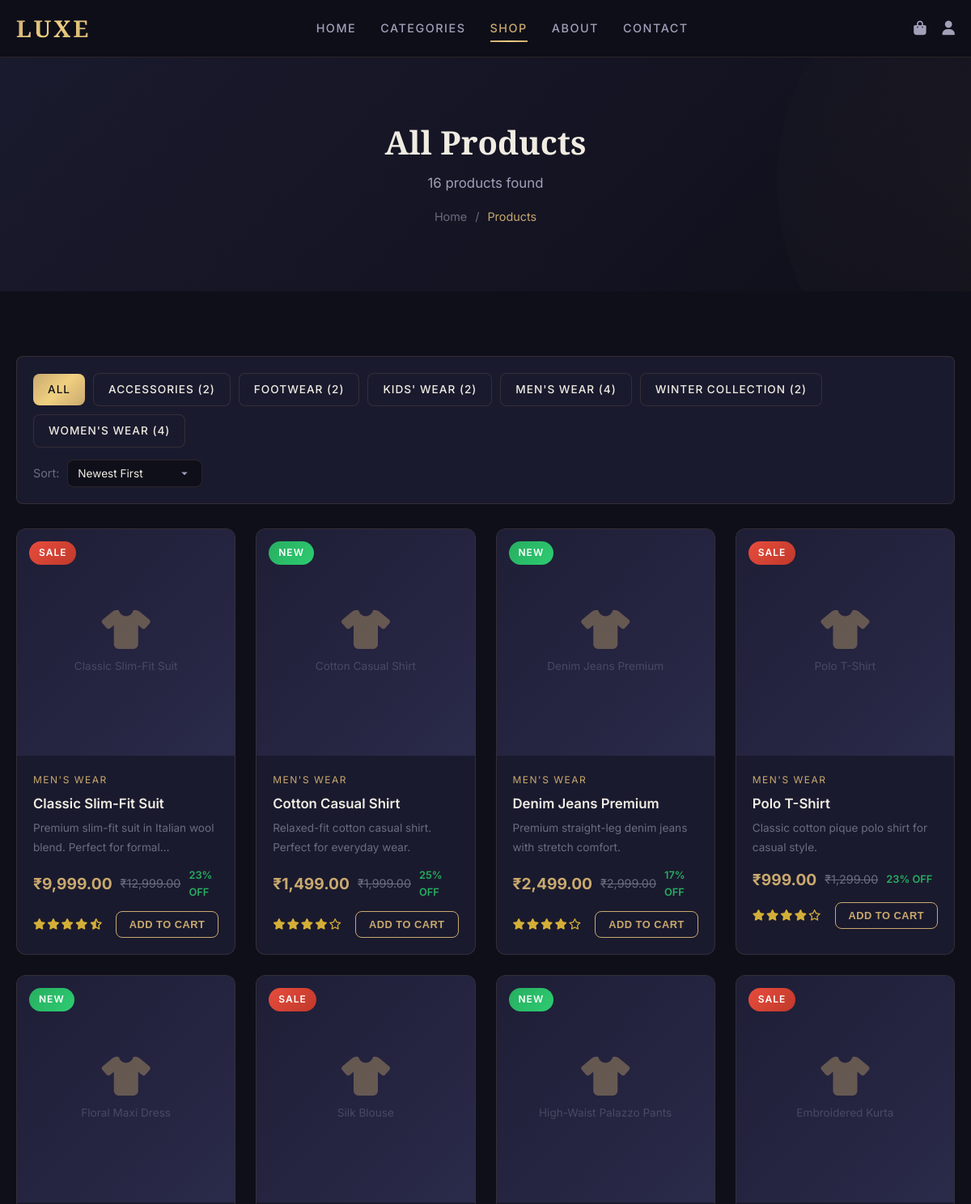
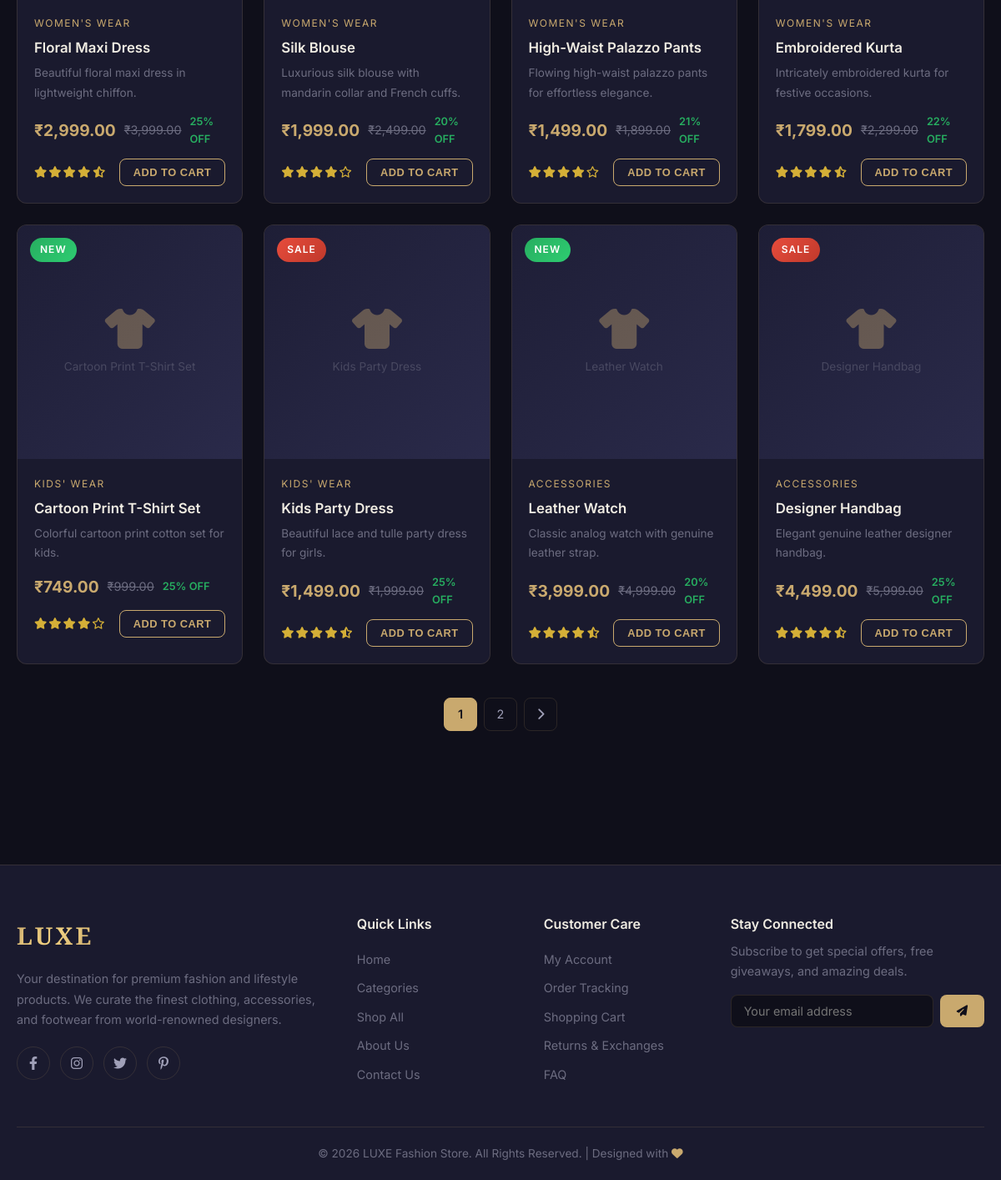
Screenshot of /pages/products.php with the database file from the repository (2 pictures, top to bottom).
### tables this page shows
CREATE TABLE IF NOT EXISTS categories (
    id INT AUTO_INCREMENT PRIMARY KEY,
    name VARCHAR(100) NOT NULL,
    image VARCHAR(255),
    description TEXT,
    status ENUM('active', 'inactive') DEFAULT 'active',
    created_at TIMESTAMP DEFAULT CURRENT_TIMESTAMP,
    updated_at TIMESTAMP DEFAULT CURRENT_TIMESTAMP ON UPDATE CURRENT_TIMESTAMP
);

CREATE TABLE IF NOT EXISTS products (
    id INT AUTO_INCREMENT PRIMARY KEY,
    category_id INT NOT NULL,
    name VARCHAR(200) NOT NULL,
    image VARCHAR(255),
    price DECIMAL(10, 2) NOT NULL,
    discount_price DECIMAL(10, 2) DEFAULT NULL,
    description TEXT,
    short_description VARCHAR(500),
    specifications TEXT,
    stock_quantity INT DEFAULT 0,
    rating DECIMAL(2, 1) DEFAULT 0.0,
    is_featured TINYINT(1) DEFAULT 0,
    is_new TINYINT(1) DEFAULT 0,
    status ENUM('active', 'inactive') DEFAULT 'active',
    created_at TIMESTAMP DEFAULT CURRENT_TIMESTAMP,
    updated_at TIMESTAMP DEFAULT CURRENT_TIMESTAMP ON UPDATE CURRENT_TIMESTAMP,
    FOREIGN KEY (category_id) REFERENCES categories(id) ON DELETE CASCADE
);

### pages/products.php (the view, shortened to what this page needs)
<?php
require_once '../includes/header.php';
$categoryId = isset($_GET['category']) ? intval($_GET['category']) : 0;
$sort = isset($_GET['sort']) ? sanitize($_GET['sort']) : 'newest';
$where = "WHERE p.status = 'active'";
$orderBy = "ORDER BY p.created_at DESC";
$perPage = 12;
$page = isset($_GET['page']) ? max(1, intval($_GET['page'])) : 1;
$offset = ($page - 1) * $perPage;
$countQuery = "SELECT COUNT(*) as total FROM products p $where";
$stmt = $conn->prepare($countQuery);
$stmt->execute();
$totalProducts = $stmt->get_result()->fetch_assoc()['total'];
$totalPages = ceil($totalProducts / $perPage);
$query = "SELECT p.*, c.name as category_name FROM products p JOIN categories c ON p.category_id = c.id $where $orderBy LIMIT $perPage OFFSET $offset";
$stmt = $conn->prepare($query);
$stmt->execute();
$products = $stmt->get_result();
$categoryName = 'All Products';
$allCats = $conn->query("SELECT c.*, COUNT(p.id) as product_count FROM categories c LEFT JOIN products p ON c.id = p.category_id AND p.status = 'active' WHERE c.status = 'active' GROUP BY c.id ORDER BY c.name");
?>
<div class="page-hero">
    <div class="container">
        <h1><?php echo htmlspecialchars($categoryName); ?></h1>
        <p><?php echo $totalProducts; ?> product<?php echo $totalProducts !== 1 ? 's' : ''; ?> found</p>
        <div class="breadcrumb">
            <a href="<?php echo SITE_URL; ?>">Home</a>
            <span>/</span>
            <?php if ($categoryId > 0): ?>
                <a href="<?php echo SITE_URL; ?>/pages/products.php">Products</a>
                <span>/</span>
                <span class="current"><?php echo htmlspecialchars($categoryName); ?></span>
            <?php else: ?>
                <span class="current">Products</span>
            <?php endif; ?>
        </div>
    </div>
</div>
<section class="section-padding">
    <div class="container">
        <div style="display: flex; align-items: center; justify-content: space-between; flex-wrap: wrap; gap: 15px; margin-bottom: 30px; padding: 20px; background: var(--dark-card); border: 1px solid var(--border); border-radius: var(--radius-sm);">
            <div style="display: flex; align-items: center; gap: 10px; flex-wrap: wrap;">
                <a href="<?php echo SITE_URL; ?>/pages/products.php" class="btn btn-sm <?php echo $categoryId === 0 ? 'btn-primary' : 'btn-dark'; ?>">All</a>
                <?php while ($c = $allCats->fetch_assoc()): ?>
                    <a href="<?php echo SITE_URL; ?>/pages/products.php?category=<?php echo $c['id']; ?><?php echo $sort !== 'newest' ? '&sort=' . $sort : ''; ?>" class="btn btn-sm <?php echo $categoryId === intval($c['id']) ? 'btn-primary' : 'btn-dark'; ?>">
                        <?php echo htmlspecialchars($c['name']); ?> (<?php echo $c['product_count']; ?>)
                    </a>
                <?php endwhile; ?>
            </div>
            <div style="display: flex; align-items: center; gap: 10px;">
                <label style="color: var(--text-muted); font-size: 0.9rem;">Sort:</label>
                <select class="form-control" style="width: auto; padding: 8px 35px 8px 12px; font-size: 0.85rem;" onchange="window.location.href = this.value;">
                    <option value="<?php echo SITE_URL; ?>/pages/products.php?<?php echo $categoryId ? 'category=' . $categoryId . '&' : ''; ?>sort=newest" <?php echo $sort === 'newest' ? 'selected' : ''; ?>>Newest First</option>
                </select>
            </div>
        </div>
        <?php if ($products->num_rows > 0): ?>
        <div class="products-grid">
            <?php while ($product = $products->fetch_assoc()): ?>
            <div class="product-card">
                <div class="product-image">
                    <div class="product-img-placeholder">
                        <i class="fas fa-tshirt"></i>
                        <span><?php echo htmlspecialchars($product['name']); ?></span>
                    </div>
                    <?php if ($product['is_new']): ?>
                        <span class="product-badge badge-new">New</span>
                    <?php elseif ($product['discount_price']): ?>
                        <span class="product-badge badge-sale">Sale</span>
                    <?php elseif ($product['is_featured']): ?>
                        <span class="product-badge badge-featured">Featured</span>
                    <?php endif; ?>
                </div>
                <div class="product-info">
                    <div class="product-category-tag"><?php echo htmlspecialchars($product['category_name']); ?></div>
                    <h3><a href="<?php echo SITE_URL; ?>/pages/product_detail.php?id=<?php echo $product['id']; ?>"><?php echo htmlspecialchars($product['name']); ?></a></h3>
                    <p class="short-desc"><?php echo htmlspecialchars($product['short_description']); ?></p>
                    <div class="product-price">
                        <span class="current-price"><?php echo formatPrice($product['discount_price'] ?: $product['price']); ?></span>
                        <?php if ($product['discount_price']): ?>
                            <span class="original-price"><?php echo formatPrice($product['price']); ?></span>
                            <span class="discount-percent"><?php echo round((($product['price'] - $product['discount_price']) / $product['price']) * 100); ?>% OFF</span>
                        <?php endif; ?>
                    </div>
                    <div class="product-footer">
                        <?php echo renderStars($product['rating']); ?>
                        <button class="add-cart-btn" onclick="addToCart(<?php echo $product['id']; ?>)">Add to Cart</button>
                    </div>
                </div>
            </div>
            <?php endwhile; ?>
        </div>
        <?php if ($totalPages > 1): ?>
        <div class="pagination">
            <?php for ($p = 1; $p <= $totalPages; $p++): ?>
                <?php if ($p === $page): ?>
                    <span class="active"><?php echo $p; ?></span>
                <?php else: ?>
                    <a href="?<?php echo $categoryId ? 'category=' . $categoryId . '&' : ''; ?>sort=<?php echo $sort; ?>&page=<?php echo $p; ?>"><?php echo $p; ?></a>
                <?php endif; ?>
            <?php endfor; ?>
            <?php if ($page < $totalPages): ?>
                <a href="?<?php echo $categoryId ? 'category=' . $categoryId . '&' : ''; ?>sort=<?php echo $sort; ?>&page=<?php echo $page + 1; ?>"><i class="fas fa-chevron-right"></i></a>
            <?php endif; ?>
        </div>
        <?php endif; ?>
        <?php endif; ?>
    </div>
</section>
<?php require_once '../includes/footer.php'; ?>

### config/helpers.php (shortened to what this page needs)
<?php
function formatPrice($price) {
    return '₹' . number_format($price, 2);
}
function renderStars($rating) {
    $html = '<div class="stars">';
    $fullStars = floor($rating);
    $halfStar = ($rating - $fullStars) >= 0.5;
    for ($i = 0; $i < $fullStars; $i++) {
        $html .= '<i class="fas fa-star"></i>';
    }
    if ($halfStar) {
        $html .= '<i class="fas fa-star-half-alt"></i>';
        $fullStars++;
    }
    for ($i = $fullStars; $i < 5; $i++) {
        $html .= '<i class="far fa-star"></i>';
    }
    $html .= '</div>';
    return $html;
}

### rows the page displays
categories: name "ACCESSORIES", product_count "2"
categories: name "FOOTWEAR", product_count "2"
categories: name "KIDS' WEAR", product_count "2"
categories: name "MEN'S WEAR", product_count "4"
categories: name "WINTER COLLECTION", product_count "2"
categories: name "WOMEN'S WEAR", product_count "4"
products: name "Classic Slim-Fit Suit", is_new "SALE", category.name "MEN'S WEAR", short_description "Premium slim-fit suit in Italian wool blend. Perfect for…", discount_price "₹9,999.00", price "₹12,999.00", (($product['price'] - $product['discount_price']) / $product['price']) * 100 "23"
products: name "Cotton Casual Shirt", is_new "NEW", category.name "MEN'S WEAR", short_description "Relaxed-fit cotton casual shirt. Perfect for everyday wear.", discount_price "₹1,499.00", price "₹1,999.00", (($product['price'] - $product['discount_price']) / $product['price']) * 100 "25"
products: name "Denim Jeans Premium", is_new "NEW", category.name "MEN'S WEAR", short_description "Premium straight-leg denim jeans with stretch comfort.", discount_price "₹2,499.00", price "₹2,999.00", (($product['price'] - $product['discount_price']) / $product['price']) * 100 "17"
products: name "Polo T-Shirt", is_new "SALE", category.name "MEN'S WEAR", short_description "Classic cotton pique polo shirt for casual style.", discount_price "₹999.00", price "₹1,299.00", (($product['price'] - $product['discount_price']) / $product['price']) * 100 "23"
products: name "Floral Maxi Dress", is_new "NEW", category.name "WOMEN'S WEAR", short_description "Beautiful floral maxi dress in lightweight chiffon.", discount_price "₹2,999.00", price "₹3,999.00", (($product['price'] - $product['discount_price']) / $product['price']) * 100 "25"
products: name "Silk Blouse", is_new "SALE", category.name "WOMEN'S WEAR", short_description "Luxurious silk blouse with mandarin collar and French cuffs.", discount_price "₹1,999.00", price "₹2,499.00", (($product['price'] - $product['discount_price']) / $product['price']) * 100 "20"
products: name "High-Waist Palazzo Pants", is_new "NEW", category.name "WOMEN'S WEAR", short_description "Flowing high-waist palazzo pants for effortless elegance.", discount_price "₹1,499.00", price "₹1,899.00", (($product['price'] - $product['discount_price']) / $product['price']) * 100 "21"
products: name "Embroidered Kurta", is_new "SALE", category.name "WOMEN'S WEAR", short_description "Intricately embroidered kurta for festive occasions.", discount_price "₹1,799.00", price "₹2,299.00", (($product['price'] - $product['discount_price']) / $product['price']) * 100 "22"
products: name "Cartoon Print T-Shirt Set", is_new "NEW", category.name "KIDS' WEAR", short_description "Colorful cartoon print cotton set for kids.", discount_price "₹749.00", price "₹999.00", (($product['price'] - $product['discount_price']) / $product['price']) * 100 "25"
products: name "Kids Party Dress", is_new "SALE", category.name "KIDS' WEAR", short_description "Beautiful lace and tulle party dress for girls.", discount_price "₹1,499.00", price "₹1,999.00", (($product['price'] - $product['discount_price']) / $product['price']) * 100 "25"
products: name "Leather Watch", is_new "NEW", category.name "ACCESSORIES", short_description "Classic analog watch with genuine leather strap.", discount_price "₹3,999.00", price "₹4,999.00", (($product['price'] - $product['discount_price']) / $product['price']) * 100 "20"
products: name "Designer Handbag", is_new "SALE", category.name "ACCESSORIES", short_description "Elegant genuine leather designer handbag.", discount_price "₹4,499.00", price "₹5,999.00", (($product['price'] - $product['discount_price']) / $product['price']) * 100 "25"

### other values shown
$categoryName "All Products"
$totalProducts "16"
